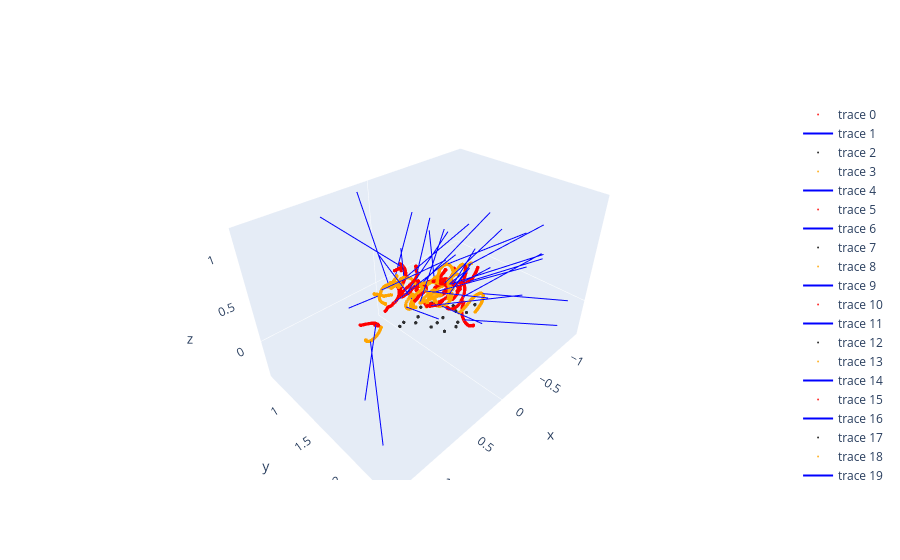

Source (notebook cell):
### Markdown cell above
### Overview #7
Drawing left and right controller with headset position and avg direction for each subject session in a single gesture.

### To Do
* Edit variables 'gesture' to any key in the dictionary and 'gesture_index' to its corresponding index

### Code cell
gesture = "RotRightZ"
gesture_index = 9

fig_1 = go.Figure()

for file_num, file_path in enumerate(gesture_dict[gesture][0]):
    df = pd.read_csv(file_path)
    remove_strokes(df, gesture_index, file_num)
    filtered_df_L = get_cleaned_df(df, 1, 'l')
    filtered_df_R = get_cleaned_df(df, 1, 'r')

    if (len(filtered_df_L) != 0):
        data_sample = [] # original data of the chosen sample; 21 lists
        for col in selected_columns:
            data_sample.append(filtered_df_L[col].tolist())

        # 3.1
        #r_handed_data_sample = left_to_right_handed(data_sample=data_sample, selected_columns=selected_columns)
        # 3.2
        directional_data_sample = quaternion_to_direction(r_handed_data_sample=data_sample, selected_columns=selected_columns)
        # 3.3
        #egocentric_data_sample = world_to_headspace(directional_data_sample=directional_data_sample, directional_data_names=directional_data_names)

        pts_from_3_2 = (list(zip(directional_data_sample[6], directional_data_sample[7], directional_data_sample[8])))
        directions_from_3_2 = (list(zip(directional_data_sample[9], directional_data_sample[10], directional_data_sample[11])))
        
        n = len(pts_from_3_2)
        avg_direction_from_3_2 = get_avg_direction(directions_from_3_2)
        
        # Plot stroke
        plot_markers(fig_1, pts_from_3_2, 'red')
        # Plot direction: median point + avg direction vector
        plot_line(fig_1, [pts_from_3_2[n//2]] + [tuple(a + b for a, b in zip(pts_from_3_2[n//2], avg_direction_from_3_2))], 'blue')
        # Plot head translation
        plot_markers(fig_1, [(np.sum(directional_data_sample[12])/len(directional_data_sample[12]), np.sum(directional_data_sample[13])/len(directional_data_sample[13]), np.sum(directional_data_sample[14])/len(directional_data_sample[14]))], 'black')



        # Plotting right controller
        data_sample = [] # original data of the chosen sample; 21 lists
        for col in selected_columns:
            data_sample.append(filtered_df_R[col].tolist())

        # 3.1
        #r_handed_data_sample = left_to_right_handed(data_sample=data_sample, selected_columns=selected_columns)
        # 3.2
        directional_data_sample = quaternion_to_direction(r_handed_data_sample=data_sample, selected_columns=selected_columns)
        # 3.3
        #egocentric_data_sample = world_to_headspace(directional_data_sample=directional_data_sample, directional_data_names=directional_data_names)

        pts_from_3_2 = (list(zip(directional_data_sample[0], directional_data_sample[1], directional_data_sample[2])))
        directions_from_3_2 = (list(zip(directional_data_sample[3], directional_data_sample[4], directional_data_sample[5])))
        n = len(pts_from_3_2)
        avg_direction_from_3_2 = get_avg_direction(directions_from_3_2)

        # Plot stroke
        plot_markers(fig_1, pts_from_3_2, 'orange')
        # Plot direction
        plot_line(fig_1, [pts_from_3_2[n//2]] + [tuple(a + b for a, b in zip(pts_from_3_2[n//2], avg_direction_from_3_2))], 'blue')

fig_1.show()
